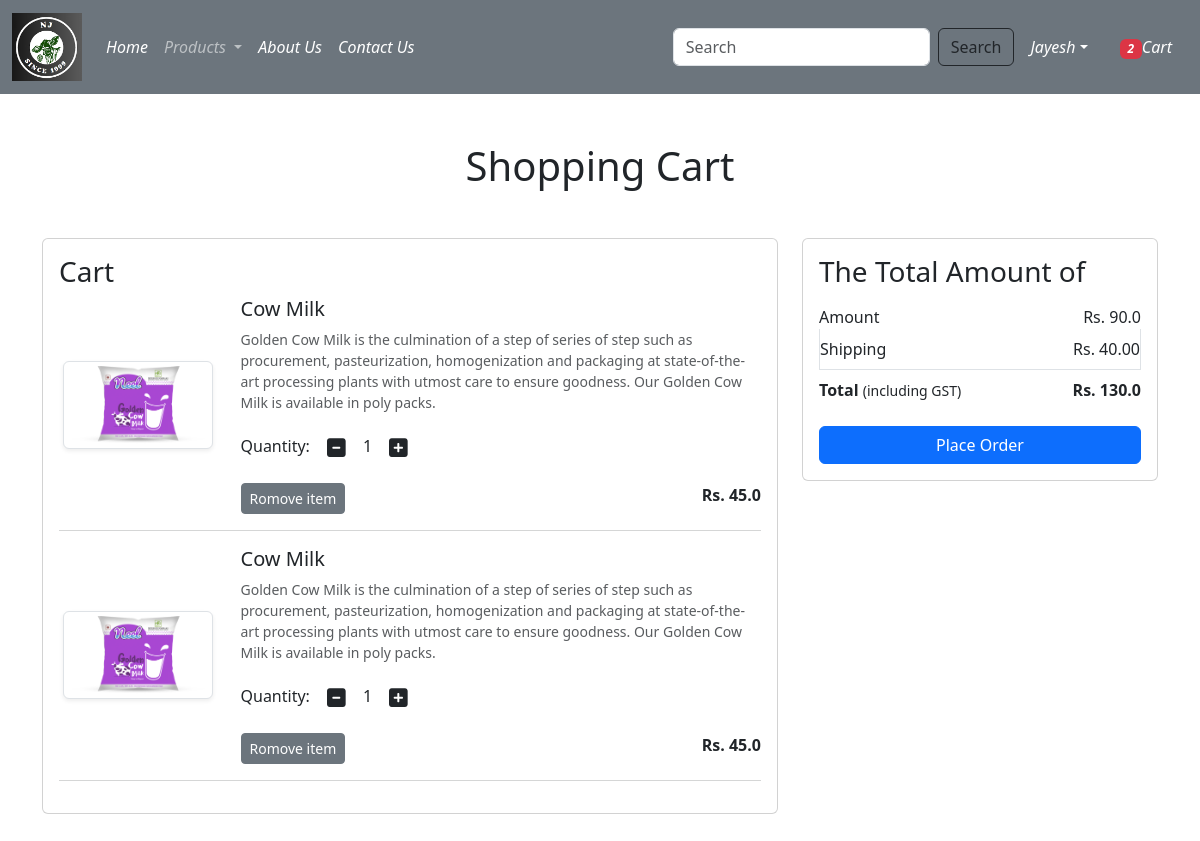
The app's page /cart/ (signed in) with its own data.
### app/models.py (models this page shows, shortened)
class Cart(models.Model):
    user = models.ForeignKey(User,on_delete=models.CASCADE)
    product = models.ForeignKey(Product,on_delete=models.CASCADE)
    quantity=models.PositiveIntegerField(default=1)

class Product(models.Model):
    title = models.CharField(max_length=100)
    selling_price = models.FloatField()
    discounted_price = models.FloatField()
    description = models.TextField()
    composition = models.TextField(default='')
    prodapp = models.TextField(default='')
    category = models.CharField(choices=CATEGORY_CHOICES, max_length=2)
    product_image = models.ImageField(upload_to='product')

### app/views.py (the view)
# urls.py: path('cart/', views.show_cart, name='showcart'),
@login_required
def show_cart(request):
    user=request.user
    cart=Cart.objects.filter(user=user)
    amount=0
    for p in cart:
        value = p.quantity * p.product.discounted_price
        amount = amount + value
    totalamount = amount + 40
    totalitem = 0
    wishitem=0
    if request.user.is_authenticated:
       totalitem=len(Cart.objects.filter(user=request.user))
       wishitem=len(Wishlist.objects.filter(user=request.user))
    return render(request, 'app/addtocart.html',locals())

### app/templates/app/addtocart.html (shortened to what this page needs)
{% extends 'app/base.html'%}
{% load static %}
{% block main-content %}
<div class="container my-5">
    <div class="row">
        {% if cart %}
        <h1 class="text-center mb-5">Shopping Cart</h1>
            <div class="col-sm-8">
                <div class="card">
                    <div class="card-body">
                        <h3>Cart</h3>
                        {% for item in cart %}
                        <div class="row">
                            <div class="col-sm-3 text-center align-self-center"><img src="{{item.product.product_image.url}}" alt="" srcset="" class="img-fluid
                            img-thumbnail shadow-sm" height="150" width="150"> </div>
                            <div class="col-sm-9">
                                <div>
                                    <h5>{{item.product.title}}</h5>
                                    <p class="mb-2 text-muted small">{{item.product.description}}</p>
                                    <div class="my-3">
                                        <label for="quantity">Quantity:</label>
                                        <a class="minus-cart btn" pid={{item.product.id}}><i class="fas fa-minus-square fa-lg"></i></a>
                                        <span id="quantity">{{item.quantity}}</span>
                                        <a class="plus-cart btn" pid={{item.product.id}}><i class="fas fa-plus-square fa-lg"></i></a>
                                    </div>
                                    <div class="d-flex justify-content-between">
                                        <a href="#" class="remove-cart btn btn-sm btn-secondary mr-3"
                                        pid={{item.product.id}}>Romove item </a>
                                        <p class="mb-0"><span><strong>Rs. {{item.product.discounted_price}}</strong></span></p>
                                    </div>
                                </div>
                            </div>
                        </div>
                        <hr class="text-muted">
                        {% endfor %}
                    </div>
                </div>
            </div>
            <div class="col-sm-4">
                <div class="card">
                    <div class="card-body">
                        <h3>The Total Amount of</h3>
                        <ul class="list-group">
                            <li class="list-group-item d-flex justify-content-between
                            align-items-center border-0 px-0 pb-0">Amount<span id="amount">Rs. {{amount}}</span></li>
                            <li class="list-group-item d-flex justify-content-between align-items-center px-0">Shipping
                            <span>Rs. 40.00</span></li>
                            <li class="list-group-item d-flex justify-content-between align-items-center border-0 px-0 mb-3">
                                <div><strong>Total</strong> <small>(including GST)</small></div>
                                <span id="totalamount"><strong>Rs. {{totalamount}}</strong></span>
                            </li>
                        </ul>
                        <div class="d-grid"><a href="{% url 'checkout' %}" class="btn btn-primary">Place Order</a></div>
                    </div>
                </div>
            </div>
            {% else %}
             <h1 class="text-center mb-5">Cart is Empty</h1>
        {% endif %}
    </div>
</div>
{% endblock main-content %}

### records on screen
Cart: product.product_image (picture), product "Cow Milk", product.description "Golden Cow Milk is the culmination of a step of series of step such as procurement, pasteurization, homogenization and packaging at state-of-the-art processing plants with utmost care to ensure goodness. Our Golden Cow Milk is available in poly packs.", quantity "1", product.discounted_price "45.0"
Cart: product.product_image (picture), product "Cow Milk", product.description "Golden Cow Milk is the culmination of a step of series of step such as procurement, pasteurization, homogenization and packaging at state-of-the-art processing plants with utmost care to ensure goodness. Our Golden Cow Milk is available in poly packs.", quantity "1", product.discounted_price "45.0"

### other values on screen
{{ totalitem }} "2"
{{ amount }} "90.0"
{{ totalamount }} "130.0"
